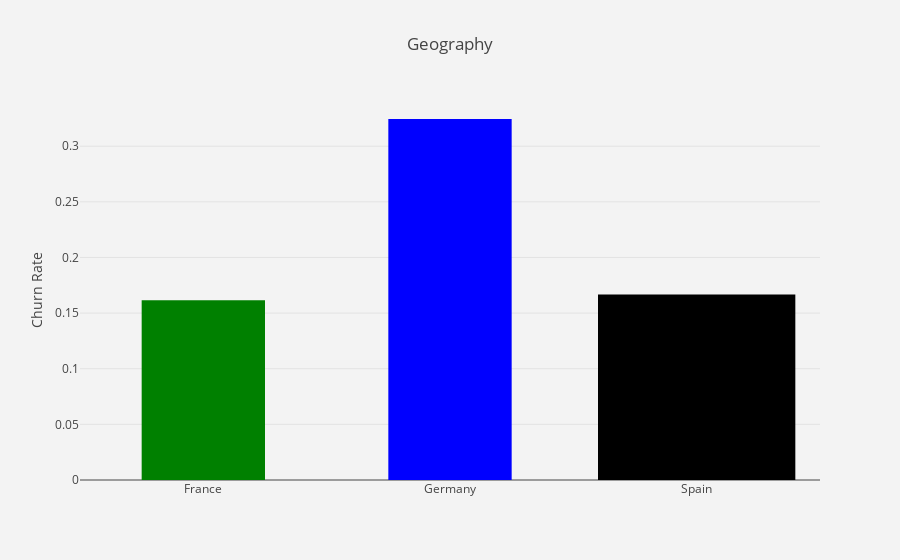

Notebook source saved alongside this figure:
### Code cell
# # visualize Geography churn rate
df_plot = df_data.groupby('Geography').Exited.mean().reset_index()
plot_data = [
    go.Bar(
        x=df_plot['Geography'],
        y=df_plot['Exited'],
        width = [0.5, 0.5],
        marker=dict(
        color=['green', 'blue'])
    )
]

plot_layout = go.Layout(
        xaxis={"type": "category"},
        yaxis={"title": "Churn Rate"},
        title='Geography',
        plot_bgcolor  = 'rgb(243,243,243)',
        paper_bgcolor  = 'rgb(243,243,243)',
        
    )
fig = go.Figure(data=plot_data, layout=plot_layout)
pyoff.iplot(fig)

### Figure 1 — Plotly figure (JSON) as saved in the notebook; plotly's stock layout.template omitted (floating-point values rounded to 4 significant figures)
{"data": [{"uid": "6231a98d-8a8e-46c8-a738-82e07e629d1f", "width": [0.5, 0.5], "y": [0.1615, 0.3244, 0.1667], "x": ["France", "Germany", "Spain"], "type": "bar", "marker": {"color": ["green", "blue"]}}], "layout": {"paper_bgcolor": "rgb(243,243,243)", "plot_bgcolor": "rgb(243,243,243)", "yaxis": {"title": {"text": "Churn Rate"}}, "xaxis": {"type": "category"}, "title": {"text": "Geography"}}}
